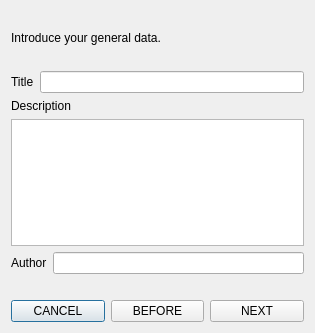
<ui version="4.0" >
 <class>Dialog</class>
 <widget class="QDialog" name="Dialog" >
  <property name="geometry" >
   <rect>
    <x>0</x>
    <y>0</y>
    <width>315</width>
    <height>333</height>
   </rect>
  </property>
  <property name="windowTitle" >
   <string>Dialog</string>
  </property>
  <layout class="QHBoxLayout" >
   <item>
    <layout class="QVBoxLayout" >
     <item>
      <layout class="QVBoxLayout" >
       <item>
        <spacer>
         <property name="orientation" >
          <enum>Qt::Horizontal</enum>
         </property>
         <property name="sizeHint" >
          <size>
           <width>40</width>
           <height>20</height>
          </size>
         </property>
        </spacer>
       </item>
       <item>
        <widget class="QLabel" name="label" >
         <property name="text" >
          <string>Introduce your general data.</string>
         </property>
        </widget>
       </item>
       <item>
        <spacer>
         <property name="orientation" >
          <enum>Qt::Horizontal</enum>
         </property>
         <property name="sizeHint" >
          <size>
           <width>40</width>
           <height>20</height>
          </size>
         </property>
        </spacer>
       </item>
       <item>
        <layout class="QHBoxLayout" >
         <item>
          <widget class="QLabel" name="label_2" >
           <property name="text" >
            <string>Title</string>
           </property>
          </widget>
         </item>
         <item>
          <widget class="QLineEdit" name="lineEdit" />
         </item>
        </layout>
       </item>
       <item>
        <widget class="QLabel" name="label_3" >
         <property name="text" >
          <string>Description</string>
         </property>
        </widget>
       </item>
       <item>
        <widget class="QTextEdit" name="textEdit" />
       </item>
       <item>
        <layout class="QHBoxLayout" >
         <item>
          <widget class="QLabel" name="label_4" >
           <property name="text" >
            <string>Author</string>
           </property>
          </widget>
         </item>
         <item>
          <widget class="QLineEdit" name="lineEdit_2" />
         </item>
        </layout>
       </item>
      </layout>
     </item>
     <item>
      <spacer>
       <property name="orientation" >
        <enum>Qt::Horizontal</enum>
       </property>
       <property name="sizeHint" >
        <size>
         <width>40</width>
         <height>20</height>
        </size>
       </property>
      </spacer>
     </item>
     <item>
      <layout class="QHBoxLayout" >
       <item>
        <widget class="QPushButton" name="pushButton" >
         <property name="text" >
          <string>CANCEL</string>
         </property>
         <property name="icon" >
          <iconset resource="../../../resource/default.qrc" >:/icons/default/icons/cancel.png</iconset>
         </property>
        </widget>
       </item>
       <item>
        <widget class="QPushButton" name="pushButton_3" >
         <property name="text" >
          <string>BEFORE</string>
         </property>
         <property name="icon" >
          <iconset resource="../../../resource/default.qrc" >:/icons/default/icons/book_previous.png</iconset>
         </property>
        </widget>
       </item>
       <item>
        <widget class="QPushButton" name="pushButton_2" >
         <property name="text" >
          <string>NEXT</string>
         </property>
         <property name="icon" >
          <iconset resource="../../../resource/default.qrc" >:/icons/default/icons/book_next.png</iconset>
         </property>
        </widget>
       </item>
      </layout>
     </item>
    </layout>
   </item>
  </layout>
 </widget>
 <resources>
  <include location="../../../resource/default.qrc" />
 </resources>
 <connections/>
</ui>
